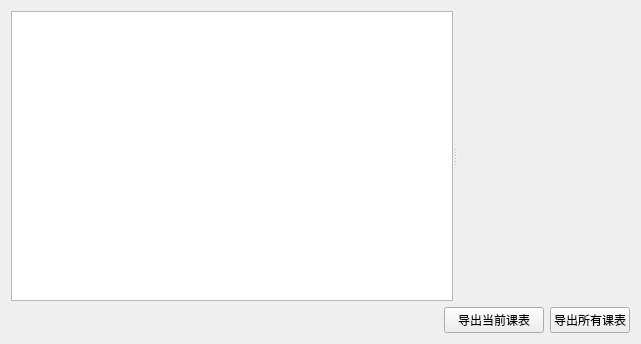
<?xml version="1.0" encoding="UTF-8"?>
<ui version="4.0">
 <class>TeacherTimeTableWidget</class>
 <widget class="QWidget" name="TeacherTimeTableWidget">
  <property name="geometry">
   <rect>
    <x>0</x>
    <y>0</y>
    <width>641</width>
    <height>344</height>
   </rect>
  </property>
  <property name="windowTitle">
   <string>Form</string>
  </property>
  <layout class="QGridLayout" name="gridLayout">
   <item row="0" column="0" colspan="3">
    <widget class="QSplitter" name="splitter">
     <property name="orientation">
      <enum>Qt::Horizontal</enum>
     </property>
     <widget class="QTableView" name="tableView">
      <property name="minimumSize">
       <size>
        <width>150</width>
        <height>0</height>
       </size>
      </property>
      <property name="showGrid">
       <bool>false</bool>
      </property>
     </widget>
     <widget class="QWidget" name="timeTableWidget" native="true">
      <property name="class" stdset="0">
       <string>timeTableWidget</string>
      </property>
     </widget>
    </widget>
   </item>
   <item row="1" column="0">
    <spacer name="horizontalSpacer">
     <property name="orientation">
      <enum>Qt::Horizontal</enum>
     </property>
     <property name="sizeHint" stdset="0">
      <size>
       <width>396</width>
       <height>20</height>
      </size>
     </property>
    </spacer>
   </item>
   <item row="1" column="1">
    <widget class="QPushButton" name="exportTimeTableOfTeacherButton">
     <property name="minimumSize">
      <size>
       <width>100</width>
       <height>0</height>
      </size>
     </property>
     <property name="text">
      <string>导出当前课表</string>
     </property>
     <property name="class" stdset="0">
      <string>button</string>
     </property>
    </widget>
   </item>
   <item row="1" column="2">
    <widget class="QPushButton" name="exportTimeTableOfAllTeachersButton">
     <property name="text">
      <string>导出所有课表</string>
     </property>
     <property name="class" stdset="0">
      <string>button</string>
     </property>
    </widget>
   </item>
  </layout>
 </widget>
 <resources/>
 <connections/>
</ui>
